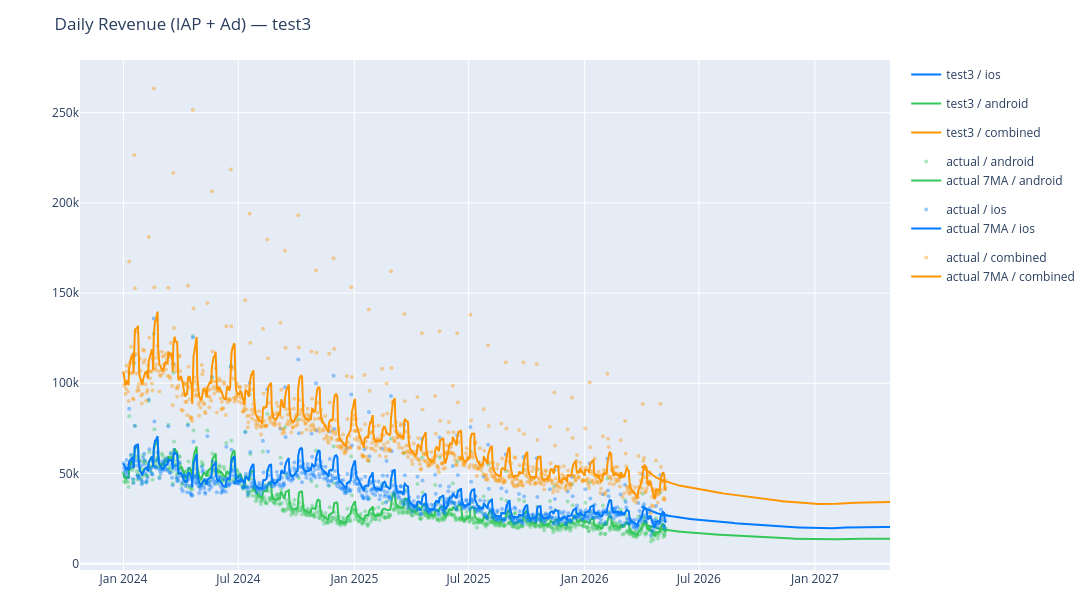

This figure's notebook cell:
### Code cell
plot('test3', chart='revenue')

### Figure 1 — Plotly figure (JSON) as saved in the notebook; plotly's stock layout.template omitted (floating-point values rounded to 4 significant figures; data arrays with more than 128 entries replaced by an {"elided": "..."} marker saying what was removed)
{"data": [{"hovertemplate": "test3 / ios: %{y:$,.2f}<extra></extra>", "legendgroup": "test3 / ios", "line": {"color": "#007AFF", "dash": "solid"}, "name": "test3 / ios", "type": "scatter", "x": {"elided": "395 str values"}, "y": {"elided": "395 float values"}}, {"hovertemplate": "test3 / android: %{y:$,.2f}<extra></extra>", "legendgroup": "test3 / android", "line": {"color": "#34C759", "dash": "solid"}, "name": "test3 / android", "type": "scatter", "x": {"elided": "395 str values"}, "y": {"elided": "395 float values"}}, {"hovertemplate": "test3 / combined: %{y:$,.2f}<extra></extra>", "legendgroup": "test3 / combined", "line": {"color": "#FF9500", "dash": "solid"}, "name": "test3 / combined", "type": "scatter", "x": {"elided": "395 str values"}, "y": {"elided": "395 float values"}}, {"hovertemplate": "actual / android: %{y:$,.2f}<extra></extra>", "legendgroup": "actual/android", "marker": {"color": "#34C759", "opacity": 0.4, "size": 4}, "mode": "markers", "name": "actual / android", "type": "scatter", "x": {"elided": "861 str values"}, "y": {"elided": "861 float values"}}, {"hovertemplate": "7MA / android: %{y:$,.2f}<extra></extra>", "legendgroup": "actual/android", "line": {"color": "#34C759", "width": 2}, "mode": "lines", "name": "actual 7MA / android", "type": "scatter", "x": {"elided": "861 str values"}, "y": {"elided": "861 float values"}}, {"hovertemplate": "actual / ios: %{y:$,.2f}<extra></extra>", "legendgroup": "actual/ios", "marker": {"color": "#007AFF", "opacity": 0.4, "size": 4}, "mode": "markers", "name": "actual / ios", "type": "scatter", "x": {"elided": "861 str values"}, "y": {"elided": "861 float values"}}, {"hovertemplate": "7MA / ios: %{y:$,.2f}<extra></extra>", "legendgroup": "actual/ios", "line": {"color": "#007AFF", "width": 2}, "mode": "lines", "name": "actual 7MA / ios", "type": "scatter", "x": {"elided": "861 str values"}, "y": {"elided": "861 float values"}}, {"hovertemplate": "actual / combined: %{y:$,.2f}<extra></extra>", "legendgroup": "actual/combined", "marker": {"color": "#FF9500", "opacity": 0.4, "size": 4}, "mode": "markers", "name": "actual / combined", "type": "scatter", "x": {"elided": "861 str values"}, "y": {"elided": "861 float values"}}, {"hovertemplate": "7MA / combined: %{y:$,.2f}<extra></extra>", "legendgroup": "actual/combined", "line": {"color": "#FF9500", "width": 2}, "mode": "lines", "name": "actual 7MA / combined", "type": "scatter", "x": {"elided": "861 str values"}, "y": {"elided": "861 float values"}}], "layout": {"height": 600, "hovermode": "x unified", "margin": {"b": 30, "t": 60}, "title": {"text": "Daily Revenue (IAP + Ad) — test3"}, "width": 1400}}
